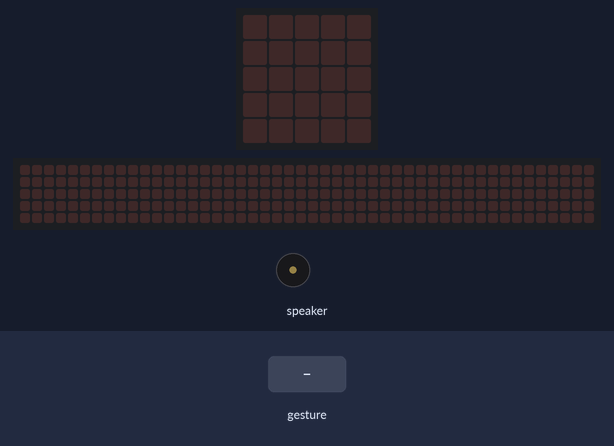
The program below on a simulated Calliope mini (MakeCode). Shown: the board's 5×5 LED display, a strip that is not on the board, showing the scrolling text unrolled, buzzer (waves = sounding). Inputs (shaded band) come from the test bench. A tilt is held for 1.5 s and a shake lasts 1 s, then the board lies face up again; the 48×5 strip is a reading aid, not a part: it shows the text the display is scrolling, unrolled, one strip-width of it at a time.

Above: at 1.2 s.
1.3 s: gesture 'shake'
At 2.2 s:
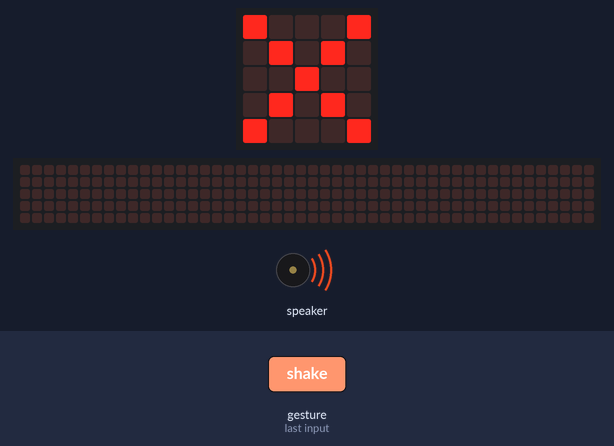
At 3.24 s:
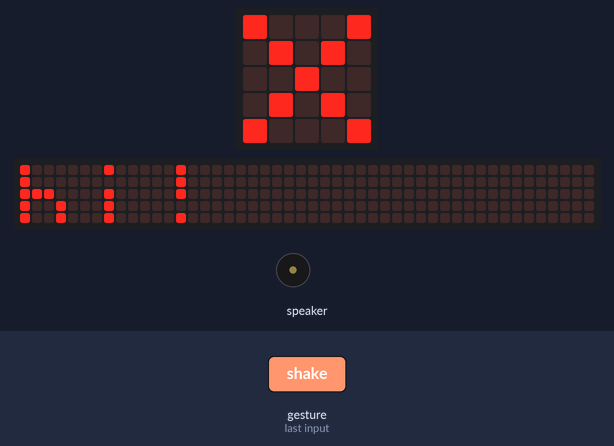
4.3 s: gesture 'shake'
At 11.8 s:
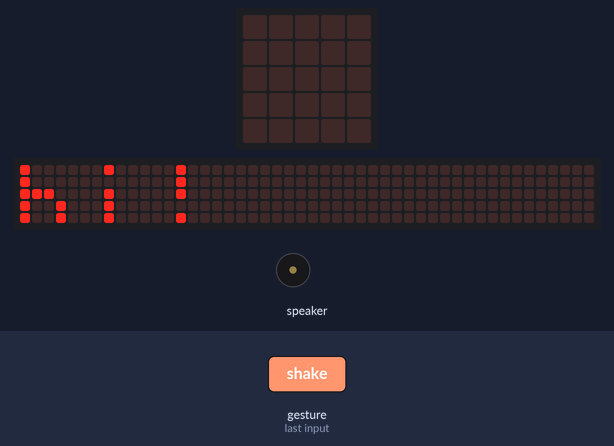
Timing chart, 0 to 13.3 s (numbered marks = the images above; inputs shaded):
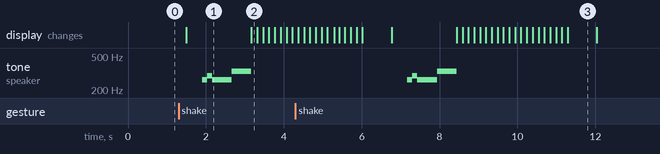

Measured:
- after the input at 1.3 s, tone on speaker: plays 262 Hz for 0.13 s, 294 Hz for 0.13 s, 262 Hz for 0.51 s, 330 Hz for 0.50 s, starting after 0.60 s; the display: changes after 0.20 s (image 1)
- after the input at 4.3 s, tone on speaker: plays 262 Hz for 0.13 s, 294 Hz for 0.13 s, 262 Hz for 0.51 s, 330 Hz for 0.50 s, starting after 2.9 s; the display: first differs from a run without the input after 2.5 s (image 3 shows a later state)
- what the display in image 1 shows lasts 1.7 s, from 1.5 s to 3.2 s
- what the display in image 3 shows lasts 0.7 s, from 11.3 s to 12.0 s

The program:

main.ts
```typescript
input.onGesture(Gesture.Shake, function () {
    basic.showLeds(`
        # . . . #
        . # . # .
        . . # . .
        . # . # .
        # . . . #
        `)
    music.playTone(262, music.beat(BeatFraction.Quarter))
    music.playTone(294, music.beat(BeatFraction.Quarter))
    music.playTone(262, music.beat(BeatFraction.Whole))
    music.playTone(330, music.beat(BeatFraction.Whole))
    basic.showString("hi!")
})
```

test.ts
```typescript
// Hier kann man Tests durchführen; diese Datei wird nicht kompiliert, wenn dieses Paket als Erweiterung verwendet wird.
```
